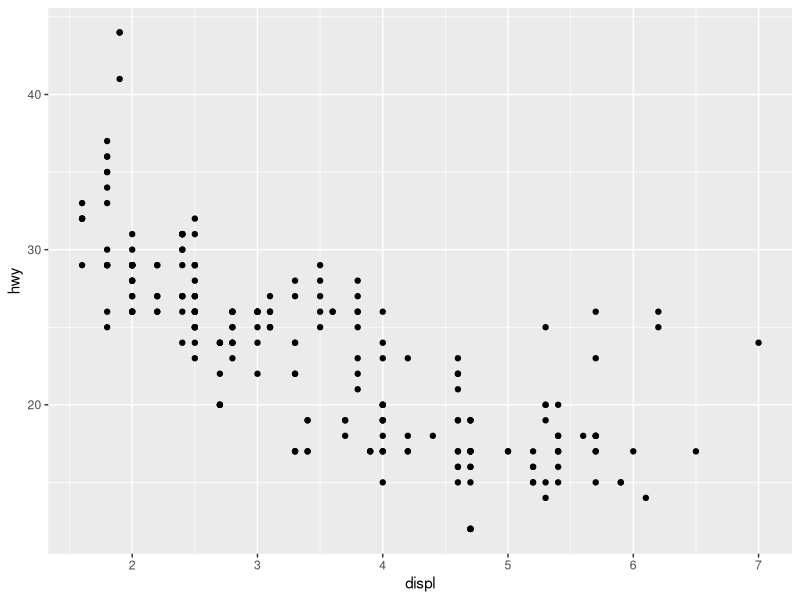
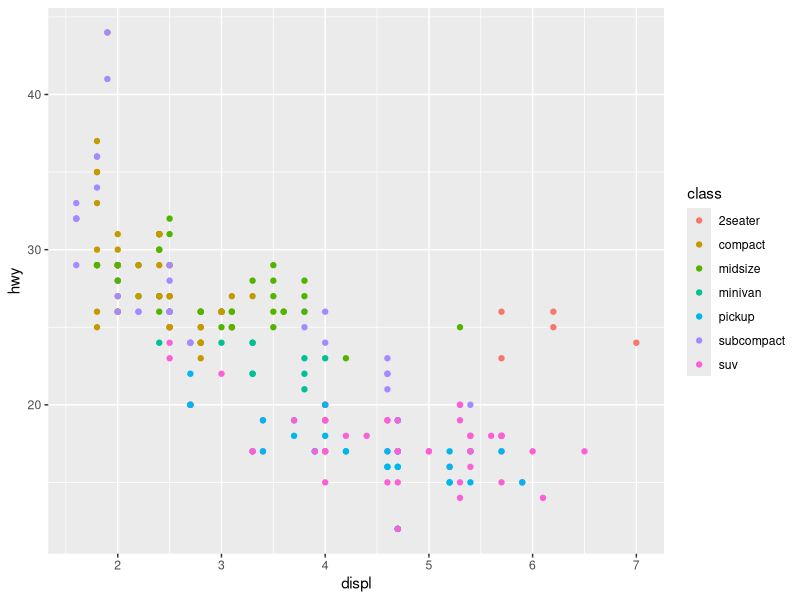
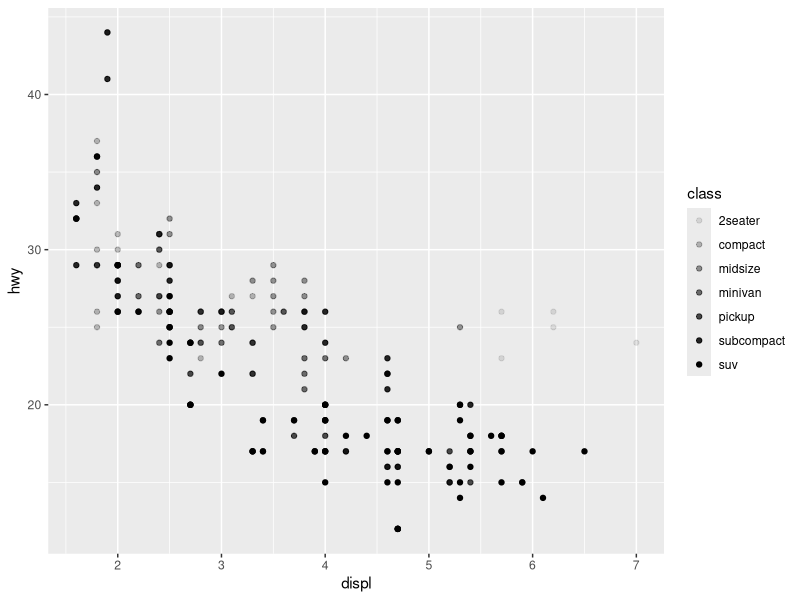
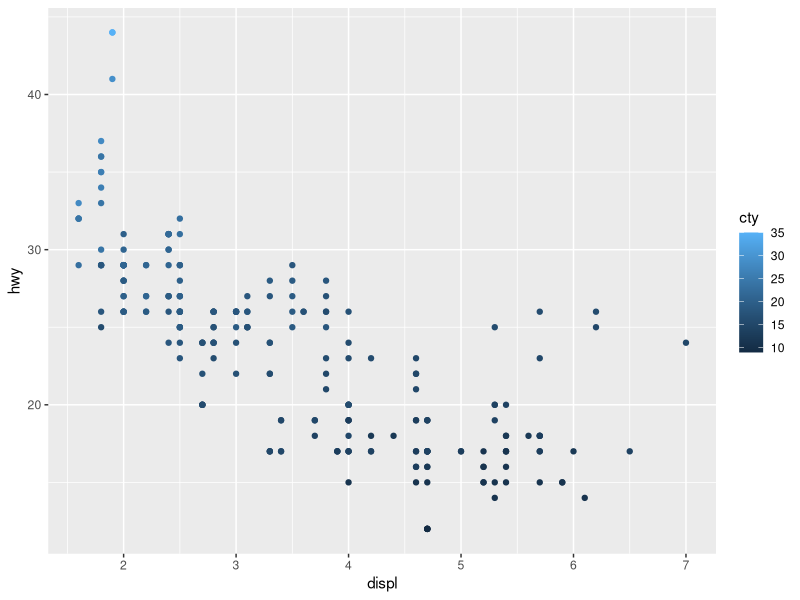
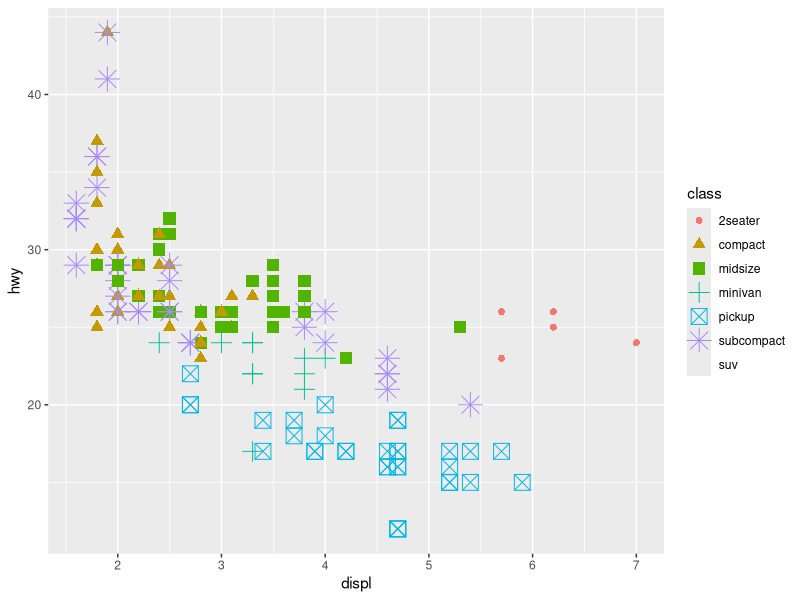
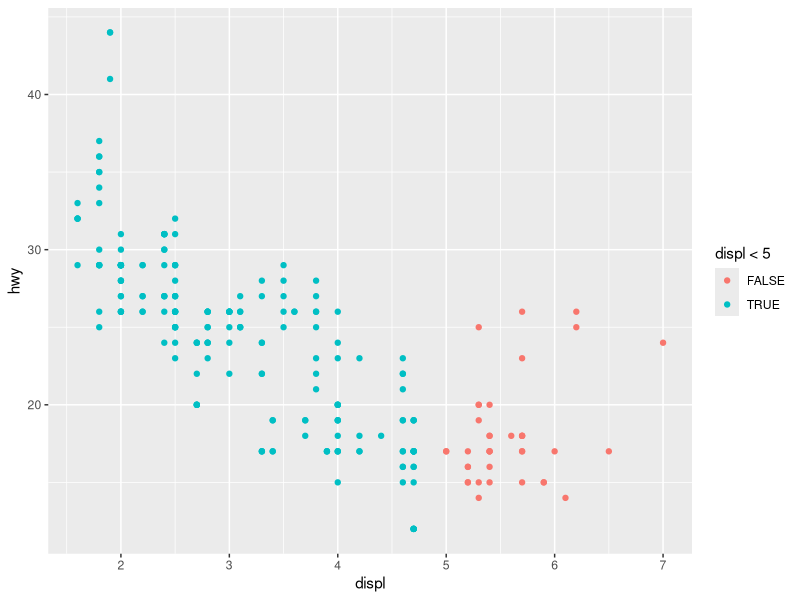
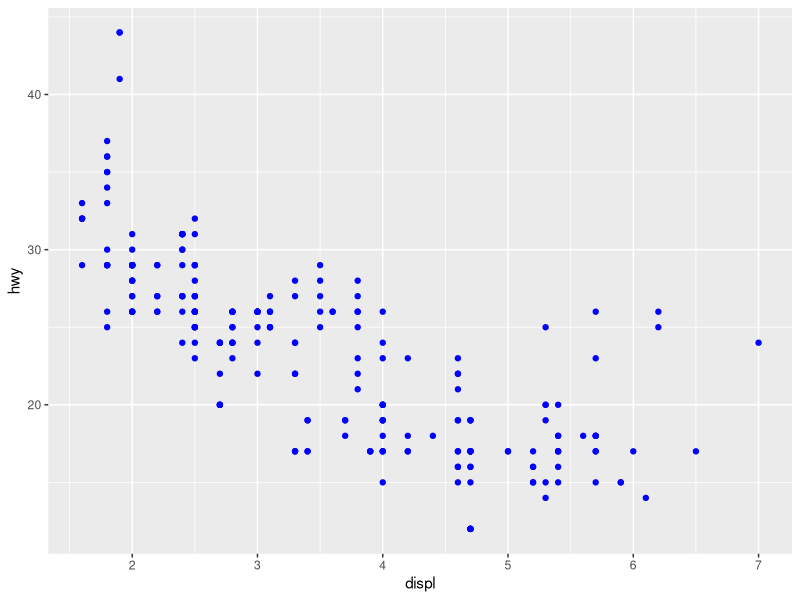
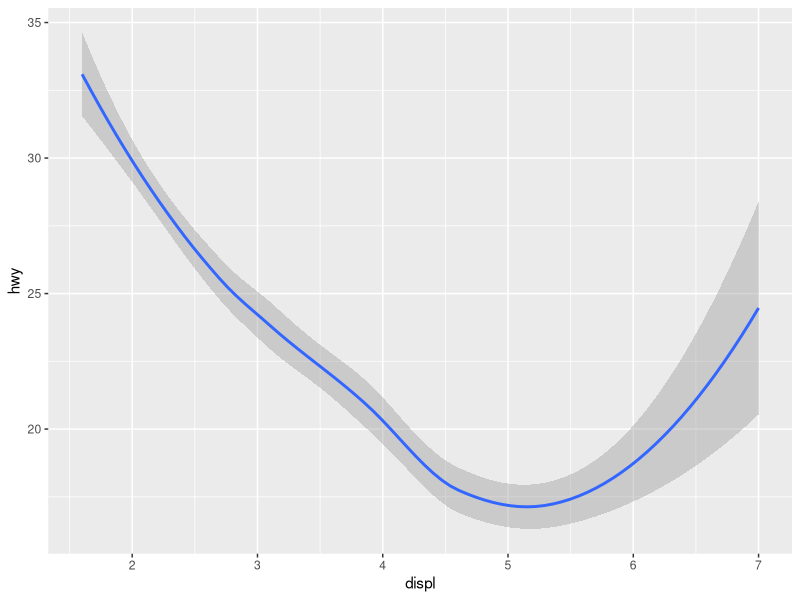

These charts were generated, in order, by the following R code:
## ---- chunk 1
knitr::opts_chunk$set(echo = TRUE)
## ---- chunk 2
library(ggplot2)
mpg
## ---- chunk 3
ggplot(data=mpg)+ geom_point(mapping=aes(x=displ,y=hwy))
## ---- chunk 4
ggplot(data=mpg)+ geom_point(mapping=aes(x=displ, y=hwy, color=class))
## ---- chunk 5
ggplot(data = mpg) + 
  geom_point(mapping = aes(x = displ, y = hwy, alpha=class))

## ---- chunk 6
# Map cty to color
ggplot(data = mpg) + 
  geom_point(mapping = aes(x = displ, y = hwy, color=cty))
## ---- chunk 7
ggplot(data = mpg) + 
  geom_point(mapping = aes(x = displ, y = hwy, color=class, size=class, shape=class))
## ---- chunk 8
ggplot(data = mpg) + 
  geom_point(mapping = aes(x = displ, y = hwy, color=displ<5))
## ---- chunk 9
ggplot(data = mpg) +
  geom_point(mapping = aes(x = displ, y = hwy), color = "blue")

## ---- chunk 10
ggplot(data = mpg) + 
  geom_smooth(mapping = aes(x = displ, y = hwy),se=TRUE)

## ---- chunk 11
?geom_smooth
